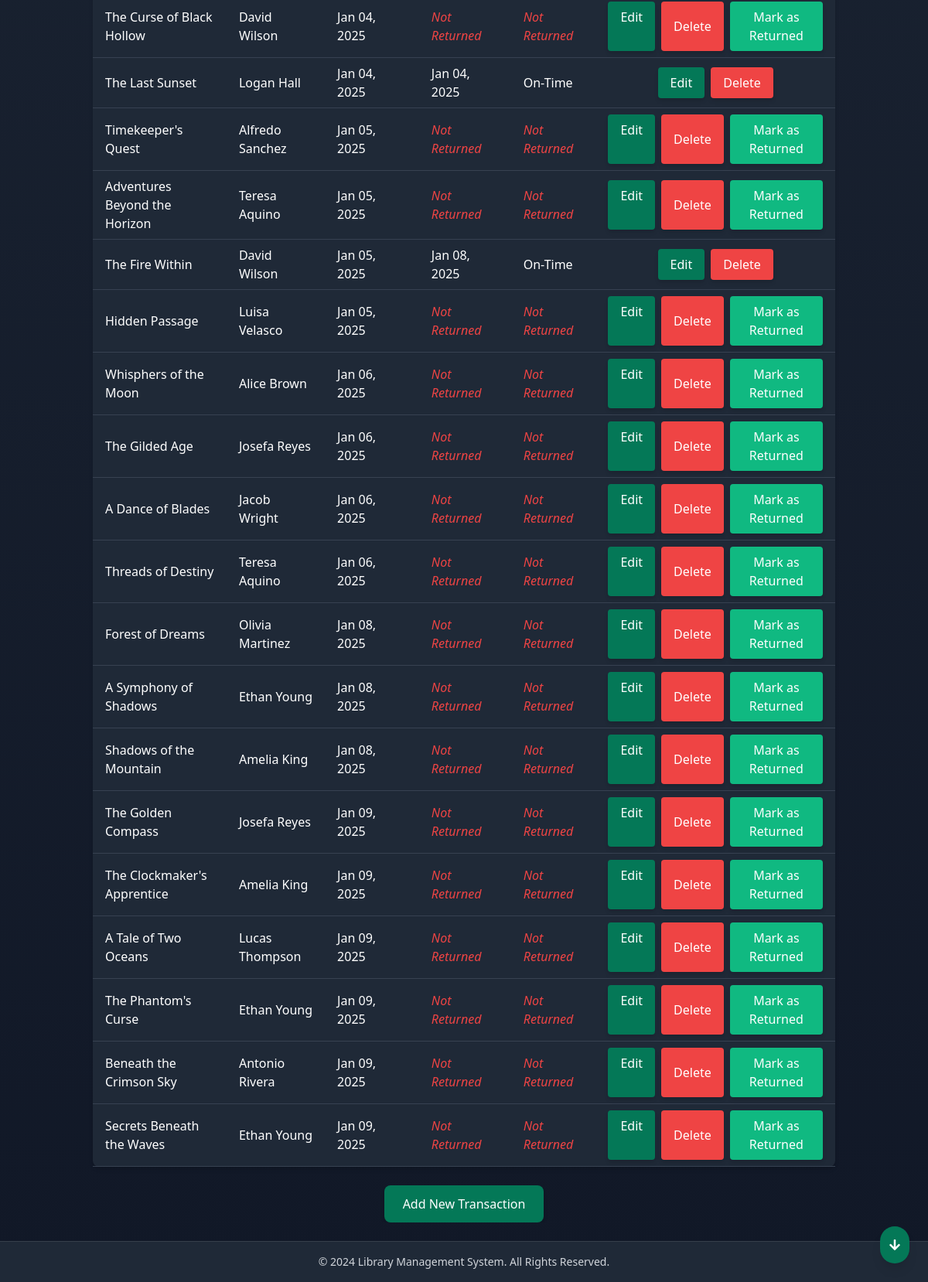
The page /transactions/ (lower part) on the database as committed earlier.
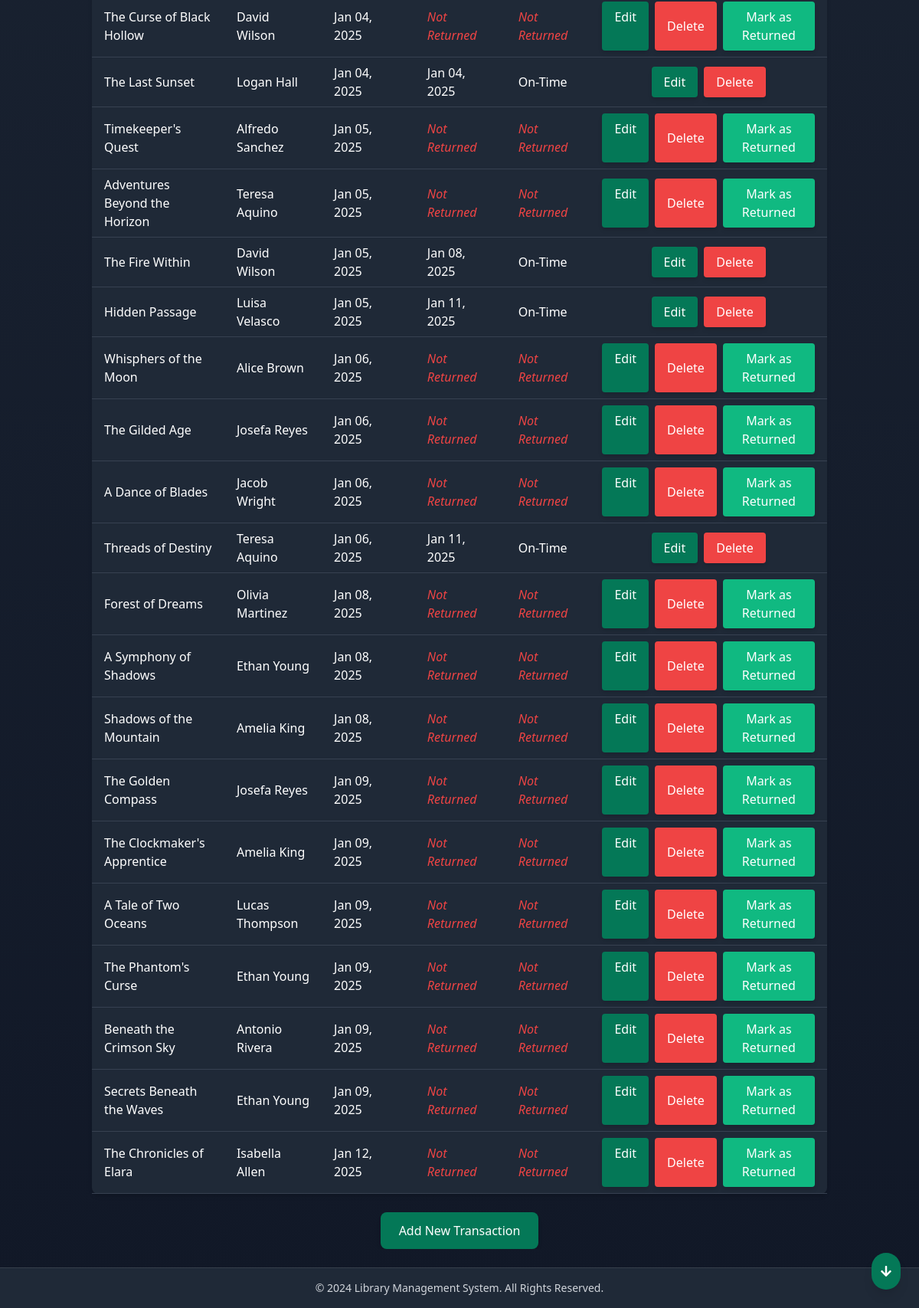
The same page on the database as committed later.
### core/models.py (models this page shows, shortened)
class Transaction(models.Model):
    book = models.ForeignKey(Book, on_delete=models.CASCADE)
    borrower = models.ForeignKey(Borrower, on_delete=models.CASCADE)
    borrowed_date = models.DateField(auto_now_add=True)
    returned_date = models.DateField(null=True, blank=True)
    is_returned = models.BooleanField(default=False)

class Book(models.Model):
    title = models.CharField(max_length=200)
    author = models.CharField(max_length=100)
    published_date = models.DateField(default='2000-01-01')
    is_available = models.BooleanField(default=True)

class Borrower(models.Model):
    first_name = models.CharField(max_length=50)
    last_name = models.CharField(max_length=50)
    email = models.EmailField()

### core/views.py (the view, shortened to what this page needs)
# urls.py: path('transactions/', views.transaction_list, name='transaction_list'),
def transaction_list(request):
    transactions = Transaction.objects.select_related('borrower', 'book')  # Fetch related borrower and book data
    search_query = request.GET.get('search', '')  # Get search query from URL
    for transaction in transactions:
        if transaction.returned_date:
            deadline = transaction.borrowed_date + timedelta(days=7)
            transaction.return_status = "Late" if transaction.returned_date > deadline else "On-Time"
        else:
            transaction.return_status = "Not Returned"
    return render(request, 'transaction_list.html', {'transactions': transactions, 'search_query': search_query})

### core/templates/transaction_list.html (shortened to what this page needs)
{% extends 'base.html' %}
{% block content %}
<div class="overflow-x-auto px-4 sm:px-6 md:px-8">
    <table class="table-auto w-full bg-gray-800 text-white shadow-md rounded-lg text-sm sm:text-base">
        <tbody>
            {% for transaction in transactions %}
            <tr class="hover:bg-gray-600">
                <td class="border-b border-gray-700 px-4 py-2 break-words">{{ transaction.book.title }}</td>
                <td class="border-b border-gray-700 px-4 py-2 break-words">
                    {% if transaction.borrower %}
                        {{ transaction.borrower.first_name }} {{ transaction.borrower.last_name }}
                    {% else %}
                        <span class="text-red-500">No Borrower Assigned</span>
                    {% endif %}
                </td>
                <td class="border-b border-gray-700 px-4 py-2">{{ transaction.borrowed_date|date:"M d, Y" }}</td>
                <td class="border-b border-gray-700 px-4 py-2">
                    {% if transaction.returned_date %}
                        {{ transaction.returned_date|date:"M d, Y" }}
                    {% else %}
                        <span class="text-red-500 italic">Not Returned</span>
                    {% endif %}
                </td>
                <td class="border-b border-gray-700 px-4 py-2 {% if transaction.return_status == 'Not Returned' %}text-red-500 italic{% endif %}">
                    {{ transaction.return_status }}
                </td>
                <td class="border-b border-gray-700 px-4 py-2 text-center">
                    <div class="flex flex-col sm:flex-row justify-center gap-2">
                        <a href="{% url 'edit_transaction' transaction.id %}"
                            class="bg-green-700 text-white px-4 py-2 rounded hover:bg-green-600 hover:text-white transition-all shadow-md">
                            Edit
                        </a>
                        <button type="button"
                            class="bg-red-500 text-white px-4 py-2 rounded delete-btn transition-all shadow-md"
                            data-item-id="{{ transaction.id }}" data-item-type="transaction">
                            Delete
                        </button>
                        {% if not transaction.returned_date %}
                        <a href="#"
                            class="bg-green-500 text-white px-4 py-2 rounded hover:bg-green-600 hover:text-white transition-all shadow-md"
                            data-transaction-id="{{ transaction.id }}" onclick="confirmMarkAsReturned(event, this)">
                            Mark as Returned
                        </a>
                        {% endif %}
                    </div>
                </td>
            </tr>
            {% empty %}
            <tr>
                <td colspan="6" class="text-center py-4 text-gray-400">No transactions available.</td>
            </tr>
            {% endfor %}
        </tbody>
    </table>
    <div class="flex justify-center mt-6">
        <a href="{% url 'add_transaction' %}"
            class="bg-green-700 text-white px-6 py-3 rounded-lg shadow-md hover:text-white transition-all duration-300 hover:bg-green-600 hover:shadow-lg text-sm sm:text-base font-medium">
            Add New Transaction
        </a>
    </div>
</div>
{% endblock %}

### core/templates/base.html (shortened to what this page needs)
<!DOCTYPE html>
<html lang="en">
<head>
    {% load static %}
    <link rel="stylesheet" href="{% static 'css/styles.css' %}">
    <link href="https://cdn.jsdelivr.net/npm/tailwindcss@2.2.19/dist/tailwind.min.css" rel="stylesheet">
    <link href="https://cdnjs.cloudflare.com/ajax/libs/font-awesome/5.15.3/css/all.min.css" rel="stylesheet">
</head>
<body class="bg-gradient-to-b from-gray-800 to-gray-900 text-white flex flex-col min-h-screen">
    <main class="container mx-auto my-6">
        {% block content %}{% endblock %}
    </main>
    <footer class="bg-gray-800 text-white text-center py-4 shadow-md mt-auto">
        <p class="text-xs sm:text-sm text-gray-300">&copy; 2024 Library Management System. All Rights Reserved.</p>
    </footer>
    {% block scroll_button %}
    <button id="scrollBtn" class="fixed bottom-6 right-6 bg-green-700 text-white p-3 rounded-full shadow-lg hover:bg-green-500 transition-all">
        <i id="scrollIcon" class="fas fa-arrow-down"></i>
    </button>
    {% endblock %}
</body>
</html>

### static/css/styles.css (style rules this page uses)
body { font-family: 'Poppins', sans-serif; background: linear-gradient(to bottom, #1f2937, #111827); color: white; margin: 0; padding: 0; }
a { text-decoration: none; color: inherit; transition: color 0.3s ease; }
footer { background-color: #1f2937; border-top: 1px solid rgba(255, 255, 255, 0.1); }
footer p { font-size: 0.875rem; text-align: center; }
button { background-color: #22c55e; color: white; padding: 0.5rem 1rem; border: none; border-radius: 0.375rem; cursor: pointer; transition: background-color 0.3s ease; }

Rows that differ between the two databases and show on the page:
changed Transaction "Hidden Passage": returned_date (not shown) → "Jan 11, 2025"; return_status "Not Returned" → "On-Time"; no longer shows "Not Returned Mark as Returned"
changed Transaction "Threads of Destiny": returned_date (not shown) → "Jan 11, 2025"; return_status "Not Returned" → "On-Time"; no longer shows "Not Returned Mark as Returned"
added Transaction: shows "Not Returned"
